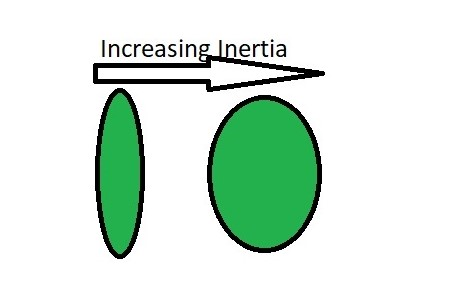
#> input picture detection/1.jpg, 451 x 293 px
$ jupyter execute detector2.ipynb
#> lines starting #> are read from the running program, lines starting #| are printed output that depends on the picture; after the words box and inside, x2 and y2 are one past the last pixel; in counts of white or black regions, pixels touching at a corner belong together
[cell 1]
import cv2
import matplotlib.pyplot as plt
import numpy as np
import argparse
import imutils
import glob
import math
from imutils.object_detection import non_max_suppression

[cell 2]
img = cv2.imread('1.jpg', cv2.IMREAD_GRAYSCALE)
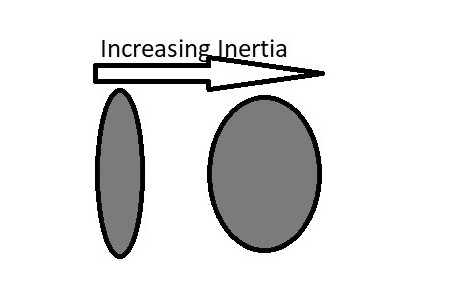
#> img: shape (293, 451); min 0, max 255, mean 224.1
plt.imshow(img,cmap='gray')

[cell 3]
_, thresh_img = cv2.threshold(img,120,255,cv2.THRESH_BINARY)
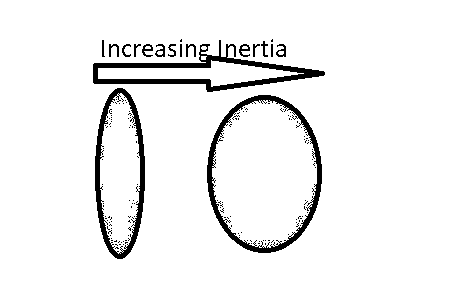
#> thresh_img: shape (293, 451); 94% white; 157 black regions (140 under 20 px), largest, box (x1, y1, x2, y2) and area: (93, 40, 325, 92) 2571, (207, 95, 322, 253) 2384, (95, 88, 145, 259) 1951
kernel = np.ones((5,5), np.uint8)
img_erosion = cv2.erode(img, kernel, iterations=1)
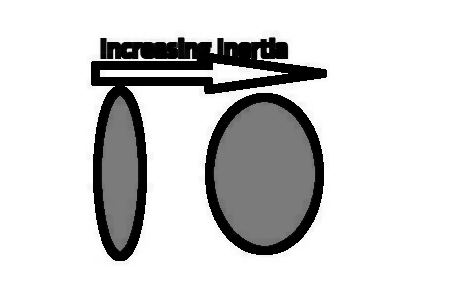
#> img_erosion: shape (293, 451); min 0, max 255, mean 210.5
img_dilation = cv2.dilate(img, kernel, iterations=1)
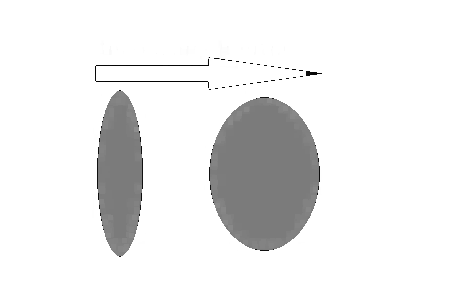
#> img_dilation: shape (293, 451); min 1, max 255, mean 235.3

plt.figure()
plt.imshow(thresh_img,cmap='gray')
plt.figure()
plt.imshow(img_erosion,cmap='gray')
plt.figure()
plt.imshow(img_dilation,cmap='gray')

[cell 4]
import cv2
import numpy as np
import matplotlib.pyplot as plt

# Load image
image = cv2.imread('2..jpg', 0)
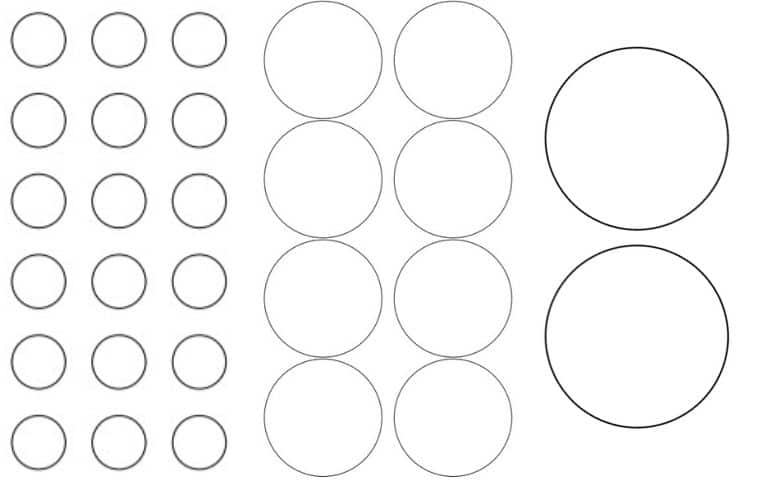
#> input picture detection/2..jpg, 769 x 481 px
#> image is the input picture: shape (481, 769); min 0, max 255, mean 248.5

# Set our filtering parameters
# Initialize parameter settiing using cv2.SimpleBlobDetector
params = cv2.SimpleBlobDetector_Params()

# Set Area filtering parameters
params.filterByArea = True
params.minArea = 100

# Set Circularity filtering parameters
params.filterByCircularity = True
params.minCircularity = 0.9

# Set Convexity filtering parameters
params.filterByConvexity = True
params.minConvexity = 0.2

# Set inertia filtering parameters
params.filterByInertia = True
params.minInertiaRatio = 0.01

# Create a detector with the parameters
detector = cv2.SimpleBlobDetector_create(params)

# Detect blobs
keypoints = detector.detect(image)
#> keypoints = ()

# Draw blobs on our image as red circles
blank = np.zeros((1, 1))
blobs = cv2.drawKeypoints(image, keypoints, blank, (0, 0, 255),
						cv2.DRAW_MATCHES_FLAGS_DRAW_RICH_KEYPOINTS)

number_of_blobs = len(keypoints)
#> number_of_blobs = 0
text = "Number of Circular Blobs: " + str(len(keypoints))
#> text = 'Number of Circular Blobs: 0'
cv2.putText(blobs, text, (20, 550),
			cv2.FONT_HERSHEY_SIMPLEX, 1, (0, 100, 255), 2)

# Show blobs
plt.imshow(blobs,cmap='gray')
